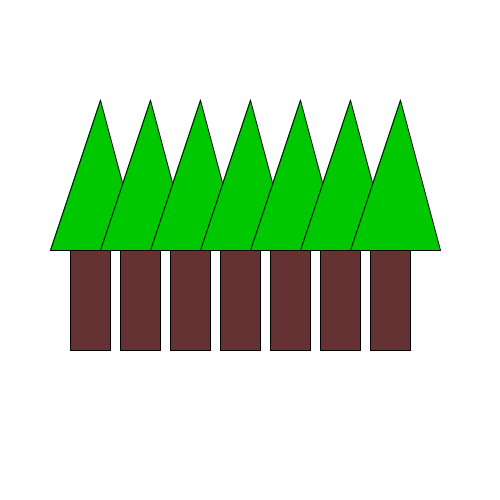
Frame 1 (no input)
Frame 60 (the mouse pressed at the canvas centre just before this capture): identical to frame 1, image omitted
Frame 120 (the mouse held since frame 60 and released just before this capture): identical to frame 1, image omitted

The Processing sketch that drew this single still picture (run headless with seeded random() and noise(); from frame 60 on, the mouse is pressed at the canvas centre):

// Processing sketch: H09Opd10
// ── H09Opd10.pde
int a = 70;
int b = 50;
int c = 140;
int d = 100;


void setup(){
  size(500,500);
}

void draw(){
  background(255,255,255);
  mijnVoid(a,b,c,d);  
}


void mijnVoid(int x,int x2, int x3, int x4){
 for(int i = 0; i<350; i+=50){
  fill(100,50,50);
  rect(x+i,250,40,100);
  fill(0,200,0);
  triangle(x2+i,250,x3+i,250,x4+i,100);
 }
}
